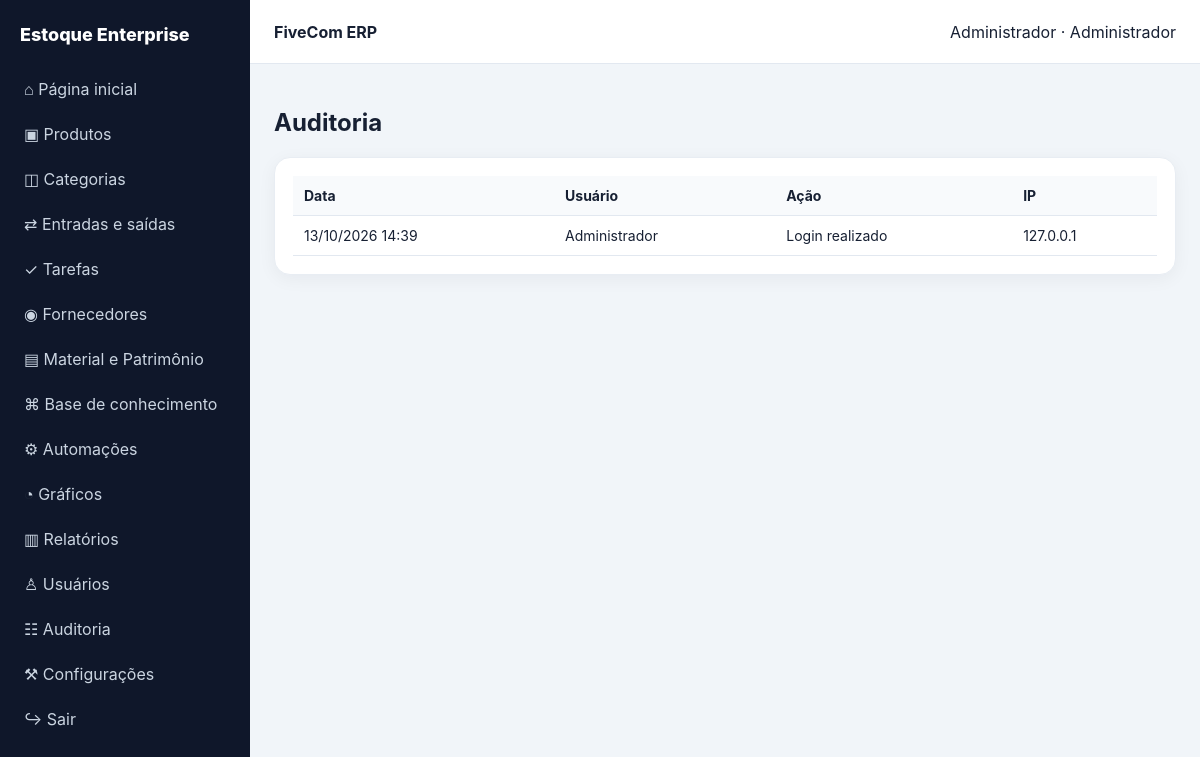
The page /audits (signed in) on the database its author committed.
### app.py (models this page shows)
class Setting(db.Model):
 id=db.Column(db.Integer,primary_key=True); system_name=db.Column(db.String(120),default='FiveCom ERP'); company_name=db.Column(db.String(120),default='Estoque Enterprise'); browser_title=db.Column(db.String(120),default='FiveCom ERP'); primary_color=db.Column(db.String(20),default='#2563eb'); secondary_color=db.Column(db.String(20),default='#0f172a'); logo=db.Column(db.String(255)); login_logo=db.Column(db.String(255)); favicon=db.Column(db.String(255)); login_position=db.Column(db.String(20),default='center'); footer=db.Column(db.String(255),default='Documento gerado automaticamente pelo FiveCom ERP'); disabled_modules=db.Column(db.Text,default='')

class User(UserMixin,db.Model):
 id=db.Column(db.Integer,primary_key=True); name=db.Column(db.String(120),nullable=False); username=db.Column(db.String(80),unique=True,nullable=False); password=db.Column(db.String(255),nullable=False); role=db.Column(db.String(30),default='Operador'); active=db.Column(db.Boolean,default=True); permissions=db.Column(db.Text,default='')
 def can(self,m): return self.role=='Administrador' or m in (self.permissions or '').split(',')

class Audit(db.Model):
 id=db.Column(db.Integer,primary_key=True); user=db.Column(db.String(120)); action=db.Column(db.String(255)); created_at=db.Column(db.DateTime,default=datetime.now); ip=db.Column(db.String(80))

### app.py (the view)
@app.route('/audits')
@login_required
def audits():return render_template('audits.html',items=Audit.query.order_by(Audit.created_at.desc()).limit(300).all())

### app.py (called while the page is built)
@login.user_loader
def load_user(i): return db.session.get(User,int(i))

def settings():
 s=Setting.query.first()
 if not s:s=Setting();db.session.add(s);db.session.commit()
 return s

@app.context_processor
def ctx():
 s=settings(); return dict(cfg=s,module_enabled=lambda m:m not in (s.disabled_modules or '').split(','),now=datetime.now())

### templates/audits.html
{% extends 'base.html' %}{% block content %}<h1>Auditoria</h1><div class="card table-wrap"><table><tr><th>Data</th><th>Usuário</th><th>Ação</th><th>IP</th></tr>{% for x in items %}<tr><td>{{x.created_at.strftime('%d/%m/%Y %H:%M')}}</td><td>{{x.user}}</td><td>{{x.action}}</td><td>{{x.ip}}</td></tr>{% endfor %}</table></div>{% endblock %}

### templates/base.html (shortened to what this page needs)
<!doctype html><html lang="pt-BR"><head><link rel="stylesheet" href="{{url_for('static',filename='style.css')}}"></head><body><aside class="sidebar" id="side"><div class="brand"><span>{{cfg.company_name}}</span></div><nav class="nav"><a href="{{url_for('home')}}">⌂ Página inicial</a>{% if module_enabled('produtos') and current_user.can('produtos') %}<a href="{{url_for('products')}}">▣ Produtos</a><a href="{{url_for('categories')}}">◫ Categorias</a>{% endif %}{% if module_enabled('movimentacoes') %}<a href="{{url_for('movements')}}">⇄ Entradas e saídas</a>{% endif %}{% if module_enabled('tarefas') %}<a href="{{url_for('tasks')}}">✓ Tarefas</a>{% endif %}{% if module_enabled('fornecedores') %}<a href="{{url_for('suppliers')}}">◉ Fornecedores</a>{% endif %}{% if module_enabled('patrimonio') %}<a href="{{url_for('assets')}}">▤ Material e Patrimônio</a>{% endif %}{% if module_enabled('conhecimento') %}<a href="{{url_for('knowledge')}}">⌘ Base de conhecimento</a>{% endif %}{% if module_enabled('automacoes') %}<a href="{{url_for('automations')}}">⚙ Automações</a>{% endif %}{% if module_enabled('graficos') %}<a href="{{url_for('charts')}}">◔ Gráficos</a>{% endif %}{% if module_enabled('relatorios') %}<a href="{{url_for('reports')}}">▥ Relatórios</a>{% endif %}{% if current_user.role=='Administrador' %}<a href="{{url_for('users')}}">♙ Usuários</a><a href="{{url_for('audits')}}">☷ Auditoria</a><a href="{{url_for('config')}}">⚒ Configurações</a>{% endif %}<a href="{{url_for('logout')}}">↪ Sair</a></nav></aside><main class="main"><header class="top"><strong>{{cfg.system_name}}</strong><span>{{current_user.name}} · {{current_user.role}}</span></header><section class="content">{% block content %}{% endblock %}</section></main></body></html>

### static/style.css (style rules this page uses)
:root { --primary:#2563eb;--secondary:#0f172a }
* { box-sizing:border-box }
body { margin:0;font-family:Inter,system-ui,Arial;background:#f1f5f9;color:#172033 }
a { text-decoration:none;color:inherit }
.sidebar { position:fixed;inset:0 auto 0 0;width:250px;background:var(--secondary);color:#fff;padding:18px 12px;overflow:auto }
.brand { display:flex;align-items:center;gap:10px;font-weight:800;font-size:18px;padding:6px 8px 20px }
.nav a { display:block;padding:11px 12px;border-radius:10px;margin:3px 0;color:#cbd5e1 }
.main { margin-left:250px;min-height:100vh }
.top { height:64px;background:#fff;display:flex;align-items:center;justify-content:space-between;padding:0 24px;border-bottom:1px solid #e2e8f0;position:sticky;top:0;z-index:5 }
.content { padding:24px;max-width:1500px;margin:auto }
.card { background:#fff;border-radius:16px;padding:18px;box-shadow:0 4px 18px #0f172a0d;border:1px solid #e8edf3 }
.table-wrap { overflow:auto }
table { width:100%;border-collapse:collapse }
th,td { text-align:left;padding:11px;border-bottom:1px solid #e2e8f0;font-size:14px }
th { background:#f8fafc }

### rows shown on the page
Setting: company_name "Estoque Enterprise", system_name "FiveCom ERP"
User: name "Administrador", role "Administrador"
Audit: created_at "13/10/2026 14:39", user "Administrador", action "Login realizado", ip "127.0.0.1"
